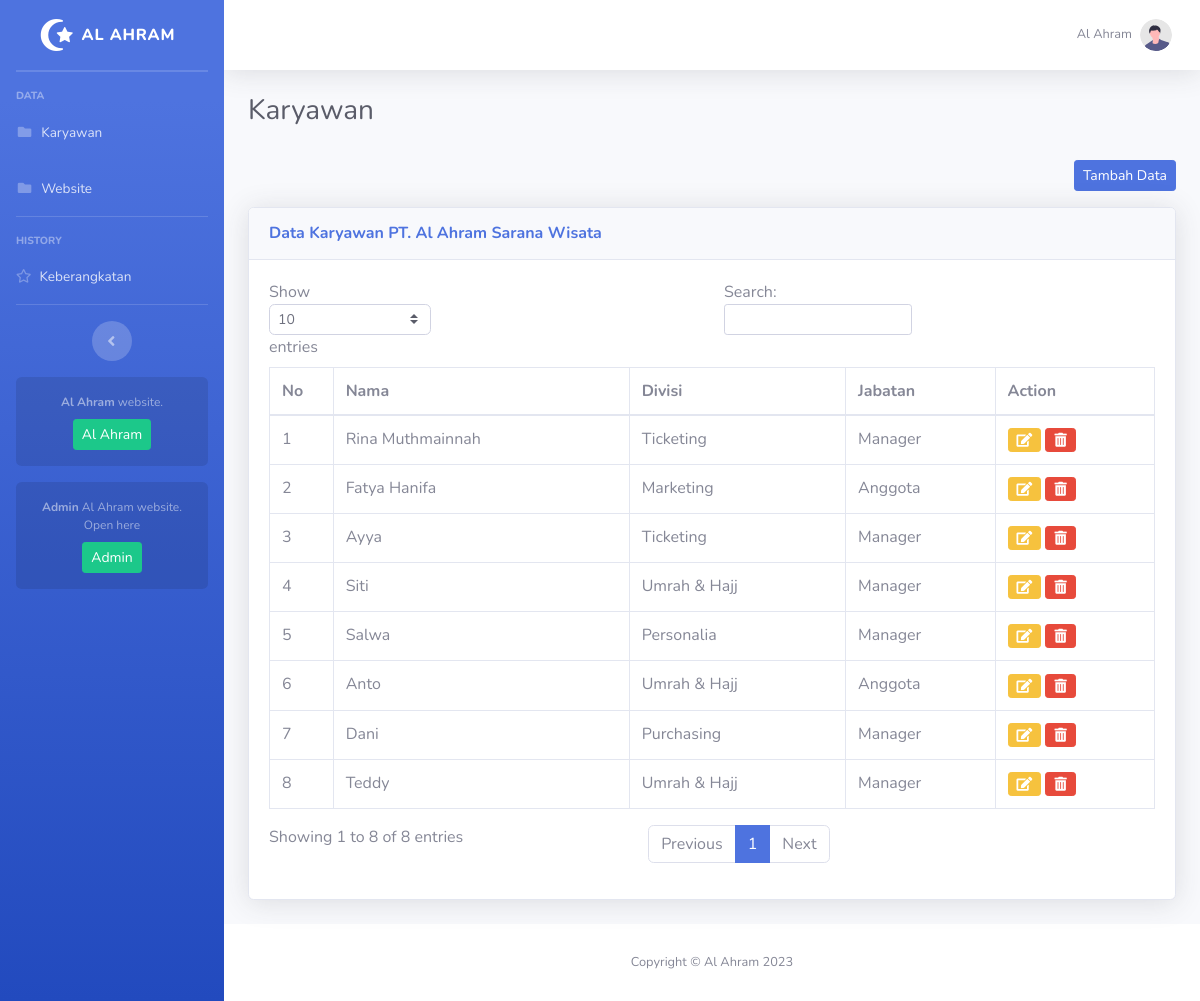
The page /listuser.php on the database its author committed.
### tables this page shows
CREATE TABLE `user` (
  `id_user` int(11) NOT NULL,
  `username` varchar(30) NOT NULL,
  `password` varchar(30) NOT NULL,
  `jabatan` varchar(30) NOT NULL
);

### listuser.php (the view, shortened to what this page needs)
<?php
include 'connect.php';
$q = 'select * from user';
$i = 1;
$result = mysqli_query($con, $q);
?>
<head>
<link href="vendor/fontawesome-free/css/all.min.css" rel="stylesheet" type="text/css">
<link href="css/sb-admin-2.min.css" rel="stylesheet">
</head>
    <?php include('Layout/header.php');?>
    <div id="wrapper">
        <?php include('Layout/sidebar.php');?>
        <div id="content-wrapper" class="d-flex flex-column">
            <div id="content">
                <?php include('Layout/topbar.php');?>
                <div class="container-fluid">
                    <h1 class="h3 mb-2 text-gray-800"> Karyawan </h1>
                    <div class="text-right">
                        <a class="btn btn-primary btn-sm mt-4 mb-3 float right" href="/web2/tambahuser.php">Tambah Data</a>
                    </div>
                    <div class="card shadow mb-4">
                        <div class="card-header py-3">
                            <h6 class="m-0 font-weight-bold text-primary">Data Karyawan PT. Al Ahram Sarana Wisata</h6>
                        </div>
                        <div class="card-body">
                            <div class="table-responsive">
                                <table class="table table-bordered" id="dataTable" width="100%" cellspacing="0">
                                    <thead>
                                        <tr>
                                            <th>No</th>
                                            <th>Nama</th>
                                            <th>Divisi</th>
                                            <th>Jabatan</th>
                                            <th>Action</th>
                                        </tr>
                                    </thead>
                                    <tbody>
                                        <?php
                                        while ($user = mysqli_fetch_array($result, MYSQLI_ASSOC)) {
                                        ?>
                                        <tr>
                                            <td><?= $i++ ?></td>
                                            <td><?= $user['username']; ?></td>
                                            <td><?= $user['password']; ?></td>
                                            <td><?= $user['jabatan']; ?></td>
                                            <td>
                                                <a class="btn btn-warning btn-sm" href="/web2/edituser.php?id=<?= $user['id_user']; ?>&username=<?= $user['username']; ?>&password=<?= $user['password']; ?>&jabatan=<?= $user['jabatan']; ?>"><i class="fas fa-edit"></i></a>
                                                <a class="btn btn-danger btn-sm" href="/web2/user/del_user.php?id=<?= $user['id_user']; ?>" onclick="return confirm('Yakin ingin menghapus data?')"><i class="fas fa-trash-alt"></i></a>
                                            </td>
                                        </tr>
                                        <?php }; ?>
                                    </tbody>
                                </table>
                            </div>
                        </div>
                    </div>
                </div>
            </div>
            <?php include('Layout/footer.php');?>
</body>
</html>

### rows shown on the page
user: username "Rina Muthmainnah", password "Ticketing", jabatan "Manager"
user: username "Fatya Hanifa", password "Marketing", jabatan "Anggota"
user: username "Ayya", password "Ticketing", jabatan "Manager"
user: username "Siti", password "Umrah & Hajj", jabatan "Manager"
user: username "Salwa", password "Personalia", jabatan "Manager"
user: username "Anto", password "Umrah & Hajj", jabatan "Anggota"
user: username "Dani", password "Purchasing", jabatan "Manager"
user: username "Teddy", password "Umrah & Hajj", jabatan "Manager"
